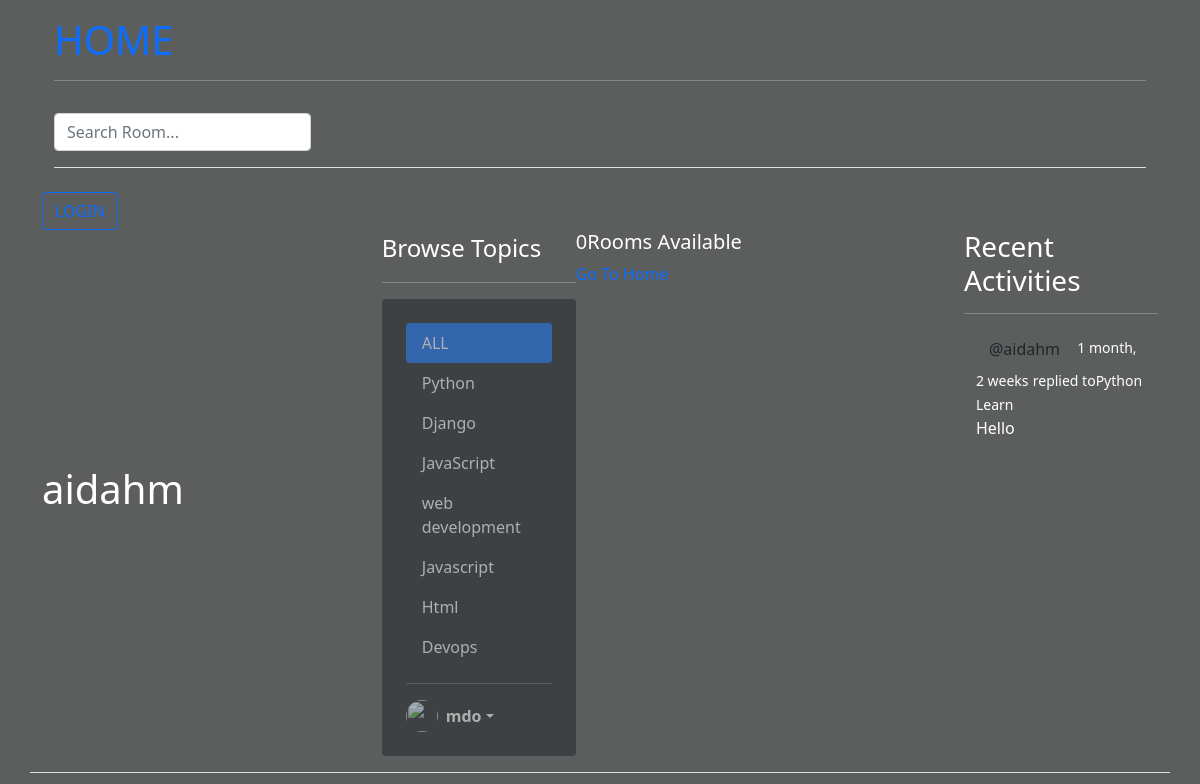
Page /profile/9/ on the committed database.
### prog/models.py (models this page shows, shortened)
class Topic(models.Model):
    name = models.CharField(max_length=200)

class Message(models.Model):
    user = models.ForeignKey(User, on_delete=models.CASCADE)
    room = models.ForeignKey(Room, on_delete=models.CASCADE)
    body = models.TextField()
    updated = models.DateTimeField(auto_now=True)
    created = models.DateTimeField(auto_now_add=True)
    def __str__(self):
        return self.body[:50]
    class Meta:
        ordering = ['-updated','-created']

class Room(models.Model):
    host =models.ForeignKey(User, on_delete=models.SET_NULL, null=True)
    topic = models.ForeignKey(Topic, on_delete=models.SET_NULL, null=True)
    name = models.CharField(max_length=200)
    description = models.TextField(null=True, blank=True)
    participants = models.ManyToManyField(User, related_name='participants', blank=True)
    updated = models.DateTimeField(auto_now=True)
    created = models.DateTimeField(auto_now_add=True)
    def __str__(self):
        return self.name
    class Meta:
        ordering = ['-updated','-created']

### prog/views.py (the view)
# urls.py: path('profile/<str:pk>/', views.profile, name='profile'),
def profile(request,pk):
    user = User.objects.get(id=pk)
    rooms = user.room_set.all()
    room_message = user.message_set.all()
    topics=Topic.objects.all()
    context={'user':user, 'rooms':rooms,'room_message':room_message, 'topics':topics}
    return render(request, 'prog/profile.html', context)

### prog/templates/prog/profile.html (shortened to what this page needs)
{% extends 'main.html' %}
{% block content %}
<h1>{{user.username}}</h1>
<div class="home-container d-flex">
    <div class="col-md-3">
        {% include 'prog/topic_component.html' %}
    </div>
    <div class="col-md-6">
        <h5>{{rooms.count}}Rooms Available</h5>
        <a href="{% url 'home' %}">Go To Home</a>
        {%include 'prog/feed_component.html'%}
    </div>
    <div class="col-md-3">
        {% include 'prog/activity_component.html' %}
    </div >
</div>
{% endblock %}

### prog/templates/prog/topic_component.html (shortened to what this page needs)
<span class="fs-4">Browse Topics</span>
<hr>
<div class="col-12 d-flex flex-column rounded text-white bg-dark p-4">
    <ul class=" feed-comp nav nav-pills flex-column mb-auto">
        <li class="nav-item">
        <a href="{% url 'home'%}" class="nav-link active" aria-current="page">
            ALL
        </a>
        </li>
        {% for topic in topics %}
        <li>
        <a href="{% url 'home'%}?q={{topic.name}}" class="nav-link text-white">
            {{topic.name}}
        </a>
        </li>
        {% endfor %}
    </ul>
    <hr>
    <div class="dropdown">
        <a href="#" class="d-flex align-items-center text-white text-decoration-none dropdown-toggle" id="dropdownUser1" data-bs-toggle="dropdown" aria-expanded="false">
        <img src="https://github.com/mdo.png" alt="" width="32" height="32" class="rounded-circle me-2">
        <strong>mdo</strong>
        </a>
    </div>
</div>

### prog/templates/prog/activity_component.html (shortened to what this page needs)
<h3>Recent Activities</h3>
        <hr>
        {% for message in room_message %}
        <div>
                <div class="container">
                    <small><a href="{% url 'profile' message.user.id %}" class="btn">@{{message.user}}</a></small>
                   <small> {{message.created|timesince}}</small>
                    <small>replied to{{message.room}}</small>
                    <p>{{message}}</p>
                </div>
        </div>
        {% endfor %}

### static/styles/main.css (style rules this page uses)
body { background-color:rgba(86, 88, 88, 0.959) !important; color: #fff; }
.bg-dark { opacity: 0.5 !important; }
a { text-decoration: none!important; }

### prog/templates/prog/topic_component.html (style rules this page uses)
.feed-comp { height:200%; overflow-y: scroll; }

### prog/templates/prog/feed_component.html (style rules this page uses)
.feed-comp { height:50%; overflow-y: scroll; }

### rows in the picture
Topic: name "Python"
Topic: name "Django"
Topic: name "JavaScript"
Topic: name "web development"
Topic: name "Javascript"
Topic: name "Html"
Topic: name "Devops"
Message: user "aidahm", created "1 month, 2 weeks", room "Python Learn", body "Hello"

### other values in the picture
{{ user.username }} "aidahm"
{{ rooms.count }} "0"
